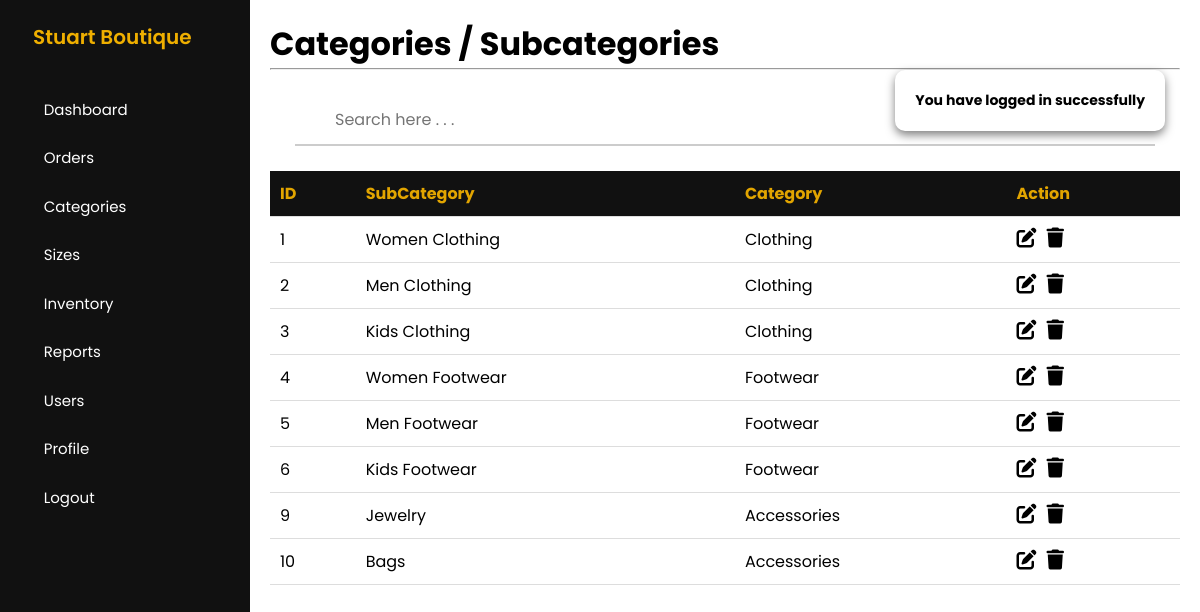
Page /admin/view-categories.php (signed in) on the earlier database version.
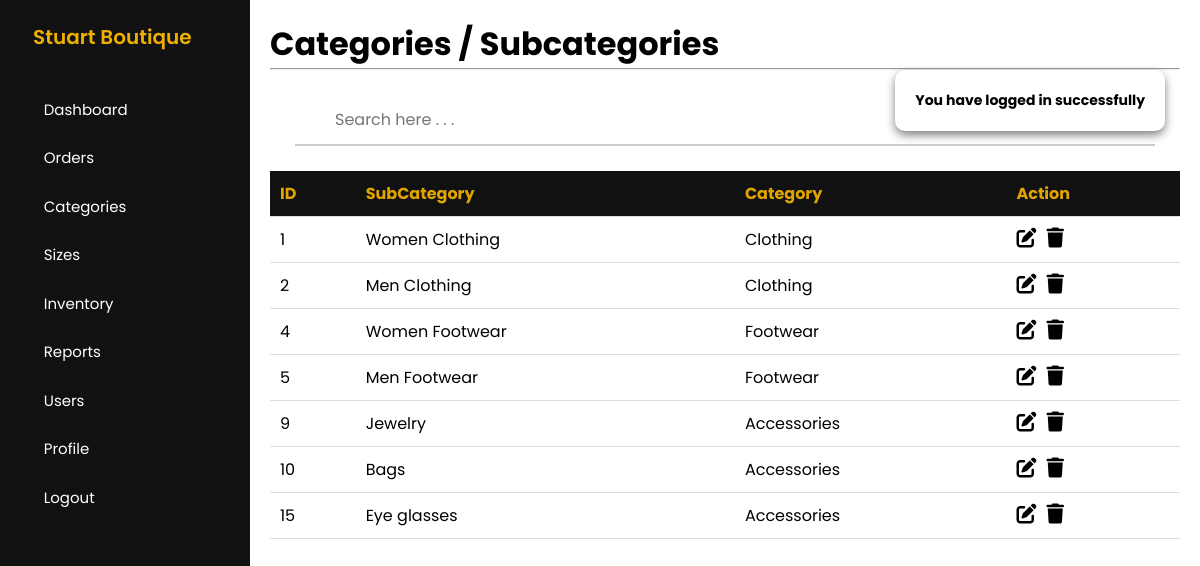
Same page on the later database version.
### tables this page shows
CREATE TABLE `subcategories` (
  `subcategoryID` int(11) NOT NULL,
  `subcategoryName` varchar(255) NOT NULL,
  `categoryID` int(11) NOT NULL
);

CREATE TABLE `categories` (
  `categoryID` int(11) NOT NULL,
  `categoryName` varchar(255) NOT NULL
);

### config/DatabaseConnection.php (called while the page is built, shortened)
<?php
    class DatabaseConnection
    {
        public function __construct()
        {
            $this->conn = new mysqli(HOSTNAME,USERNAME,PASSWORD,DATABASE);
        }
    }
?>

### admin/controllers/SubcategoriesController.php (called while the page is built, shortened)
<?php
    class SubcategoriesController
    {
        private $conn;
        public function __construct()
        {
            $db = new DatabaseConnection;
            $this->conn = $db->conn;
        }
        public function rows($row)
        {
            return $data = [
                'id' => $row['subcategoryID'],
                'name' => $row['subcategoryName'],
                'categoryID' => $row['categoryID'],
                'categoryName' => $row['categoryName']
            ];
        }
        public function get()
        {
            $getDataQuery = "
                SELECT subcategories.*, categories.categoryName
                FROM subcategories
                INNER JOIN categories
                ON subcategories.categoryID = categories.categoryID
            ";
            $result = $this->conn->query($getDataQuery);
            if($result->num_rows > 0){
                return $result;
            }else{
                return false;
            }
        }
    }
?>

### admin/view-categories.php (the view, shortened to what this page needs)
<?php
    include_once 'controllers/SubcategoriesController.php';
    $subcategories = new SubcategoriesController;
    include 'includes/header.php';
    include 'includes/sidebar.php';
?>
<main>
    <h1>Categories / Subcategories</h1>
    <hr>
    <div class="search-container">
        <input type="text" id="myInput" onkeyup="filterTable()" placeholder="Search here . . ." title="Type in a name">
    </div>
        <div class="table-container">
            <div class="scroll-table">
                <table class="child-table" id="inventoryTable">
                    <thead>
                        <tr>
                            <th>ID</th>
                            <th>SubCategory</th>
                            <th>Category</th>
                            <th>Action</th>
                        </tr>
                    </thead>
                    <tbody>
                        <?php
                            $resultGet = $subcategories->get();
                            if(!$resultGet){
                                showMessage('No Subcategories Record Found');
                            }else{
                                foreach($resultGet as $subcategoriesRows) :
                                    $data = $subcategories->rows($subcategoriesRows);
                        ?>
                        <tr>
                            <td>
                                <?= $data['id'] ?>
                            </td>
                            <td>
                                <?= $data['name'] ?>
                            </td>
                            <td>
                                <?= $data['categoryName'] ?>
                            </td>
                            <td>
                                <div class="a-cont">
                                    <a href="edit-subcategories.php?updateID=<?= $data['id'] ?>">
                                        <i class="fa-solid fa-pen-to-square"></i>
                                    </a>
                                    <form action="codes/subcategories-code.php" method="post" class="form">
                                        <button type="submit" name="delete-button" value="<?= $data['id'] ?>" class="delete-button">
                                            <i class="fa-solid fa-trash"></i>
                                        </button>
                                    </form>
                                </div>
                            </td>
                        </tr>
                        <?php
                                endforeach;
                            }
                        ?>
                    </tbody>
                </table>
            </div>
        </div>
</main>
<?php include 'includes/footer.php'; ?>

### admin/includes/header.php (shortened to what this page needs)
<!DOCTYPE html>
<html lang="en">
<head>
    <link rel="stylesheet" href="https://cdnjs.cloudflare.com/ajax/libs/font-awesome/6.6.0/css/all.min.css" />
    <link rel="stylesheet" href="css/sidebar4.css?v=5.5">
</head>
<body>

### admin/includes/sidebar.php (shortened to what this page needs)
<?php if(isset($_SESSION['authenticated'])) : ?>
<?php
    $page = substr($_SERVER['SCRIPT_NAME'], strrpos($_SERVER['SCRIPT_NAME'], '/')+1);
?>
<div class="main-content">
    <aside id="sidebar">
        <?php if(isset($_SESSION['authenticated'])) : ?>
        <ul>
            <li>
                <span class="logo">Stuart Boutique</span>
                <button onclick="toggleSidebar()" id="toggle-btn">
                </button>
            </li>
            <li class="<?= $page == 'view-dashboard.php' ? 'active':'' ?>">
                <a href="view-dashboard.php">
                    <span>Dashboard</span>
                </a>
            </li>
            <li class="<?= $page == 'view-orders.php' ? 'active':'' ?>">
                <a href="view-order.php">
                    <span>Orders</span>
                </a>
            </li>
            <li>
                <button onclick="toggleSubMenu(this)" class="dropdown-btn">
                    <span>Categories</span>
                </button>
            </li>
            <li>
                <button onclick="toggleSubMenu(this)" class="dropdown-btn">
                    <span>Sizes</span>
                </button>
            </li>
            <li>
                <button onclick="toggleSubMenu(this)" class="dropdown-btn">
                    <span>Inventory</span>
                </button>
            </li>
            <li>
                <button onclick="toggleSubMenu(this)" class="dropdown-btn">
                    <span>Reports</span>
                </button>
            </li>
                <button onclick="toggleSubMenu(this)" class="dropdown-btn">
                    <span>Users</span>
                </button>
            <li class="<?= $page == 'view-profile.php' ? 'active':'' ?>">
                <a href="view-profile.php">
                    <span>Profile</span>
                </a>
            </li>
            <li>
                <form action="" method="post">
                    <button type="submit" name="logout-button" class="dropdown-btn">
                        <span>Logout</span>
                    </button>
                </form>
            </li>
        </ul>
        <?php
            endif;
        ?>
    </aside>
<?php endif; ?>

### admin/includes/footer.php (shortened to what this page needs)
<?php if(isset($_SESSION['authenticated'])) : ?>
</body>
</html>
<?php endif; ?>

### admin/css/sidebar4.css (style rules this page uses)
.search-container { padding: 25px 25px; align-items: center; display: flex; flex-direction: row; }
#myInput { width: 100%; font-size: 16px; padding: 12px 20px 12px 40px; border: none; outline: none; border-bottom: 2px solid #ccc; }
#sidebar { height: 100vh; width: 250px; padding: 5px 1em; background-color: #111; color: #fff; overflow-y: auto; overflow: hidden; text-wrap: nowrap; position: sticky; top: 0; align-self: start; transition: 300ms ease-in-out; }
#sidebar ul { list-style: none; }
#sidebar a, #sidebar .dropdown-btn, #sidebar .logo { border-radius: .5em; padding: .85em; text-decoration: none; color: #fff; display: flex; align-items: center; gap: 1em; font-size: 15px; }
.dropdown-btn { width: 100%; text-align: left; background: none; border: none; font: inherit; cursor: pointer; }
#sidebar a span, #sidebar .dropdown-btn span { flex-grow: 1; }

### admin/css/table4.css (style rules this page uses)
.table-container { flex: 2; }
.scroll-table { height: 480px; overflow-y: auto; }
.child-table { border-collapse: collapse; width: 100%; }
.child-table th { position: sticky; top: 0; }
.child-table th, .child-table td { border-bottom: 1px solid #ddd; padding: 10px; text-align: left; }
.child-table th { background-color: #111; color: #E2A500; }
.child-table .a-cont { display: flex; gap: 10px; }
.child-table a { text-decoration: none; color: #000; }
.child-table a i { font-size: 20px; }
.child-table .delete-button { background-color: transparent; border: none; cursor: pointer; width: 0%; }
.child-table .delete-button i { font-size: 20px; }

Differences in the rows shown:
removed subcategories: subcategoryID "3", subcategoryName "Kids Clothing", categoryID.categoryName "Clothing"
removed subcategories: subcategoryID "6", subcategoryName "Kids Footwear", categoryID.categoryName "Footwear"
added subcategories: subcategoryID "15", subcategoryName "Eye glasses", categoryID.categoryName "Accessories"
